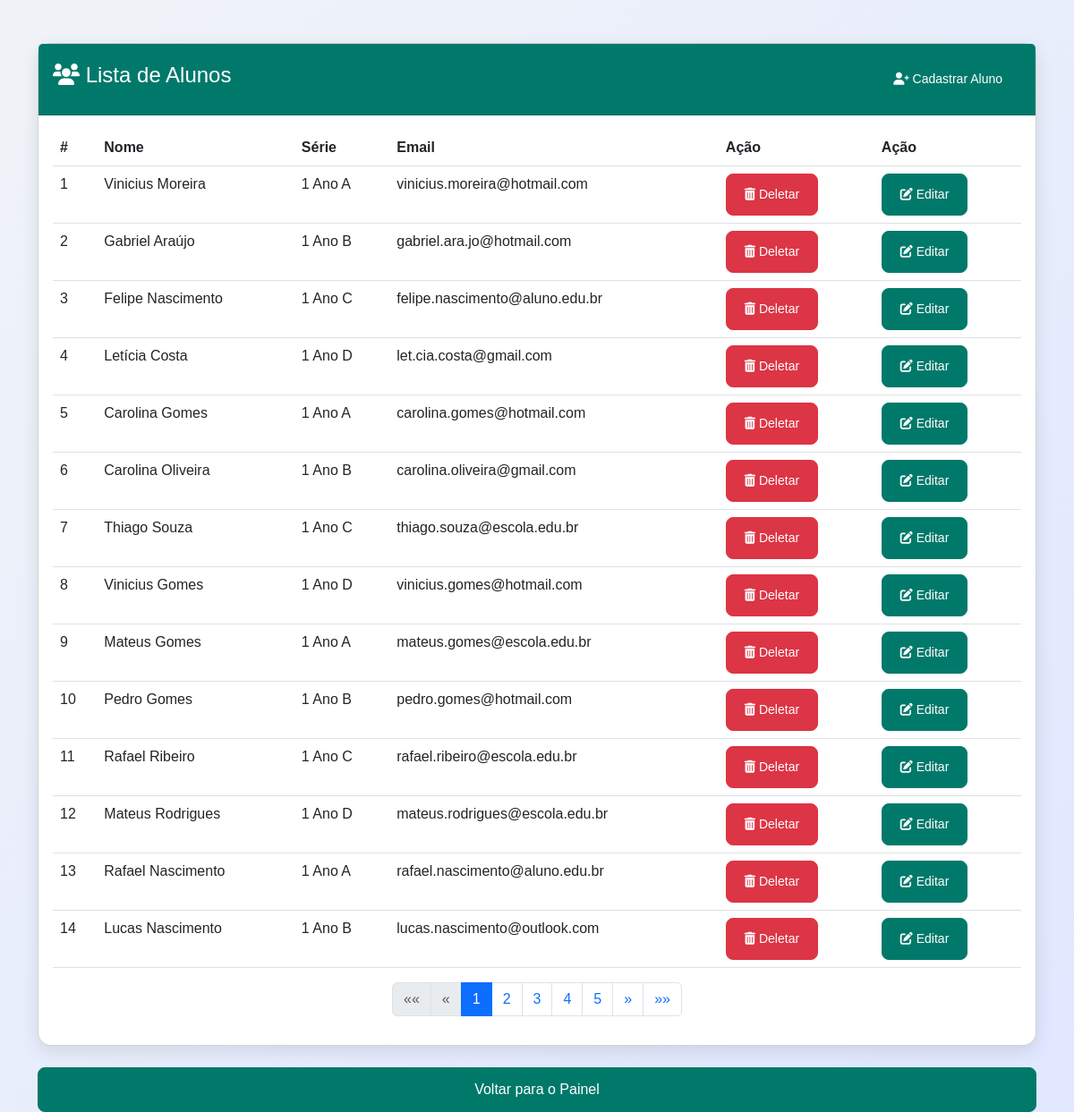
Screenshot of /frontend/lista_alunos.php (signed in) with the database file from the repository.
### tables this page shows
CREATE TABLE `alunos` (
  `id` int(11) NOT NULL,
  `nome` varchar(255) NOT NULL,
  `serie` varchar(50) NOT NULL,
  `email` varchar(255) NOT NULL,
  `professor_id` int(11) NOT NULL
);

### backend/lista_alunos.php (called while the page is built, shortened)
<?php
require '../config.php';
$por_pagina = 14;
$pagina = isset($_GET['pagina']) ? (int)$_GET['pagina'] : 1;
$inicio = ($pagina - 1) * $por_pagina;
$total_resultados = $conn->query("SELECT COUNT(*) as total FROM alunos")->fetch_assoc()['total'];
$total_paginas = ceil($total_resultados / $por_pagina);
$result = $conn->query("SELECT id, nome, serie, email FROM alunos LIMIT $inicio, $por_pagina");

### frontend/lista_alunos.php (the view, shortened to what this page needs)
<?php
include('../backend/lista_alunos.php');
?>
<!DOCTYPE html>
<html lang="pt">
<head>
    <link href="https://cdn.jsdelivr.net/npm/bootstrap@5.3.0/dist/css/bootstrap.min.css" rel="stylesheet">
    <link href="https://cdnjs.cloudflare.com/ajax/libs/font-awesome/6.0.0-beta3/css/all.min.css" rel="stylesheet">
    <link rel="stylesheet" href="./assets/css/lista_alunos.css">
</head>
<body>
    <div class="container mt-5">
        <div class="card">
            <div class="card-header">
                <div class="d-flex justify-content-between align-items-center">
                    <h4><i class="fas fa-users"></i> Lista de Alunos</h4>
                    <a href="cadastro_aluno.php" class="btn btn-primary btn-sm">
                        <i class="fas fa-user-plus"></i> Cadastrar Aluno
                    </a>
                </div>
            </div>
            <div class="card-body">
                <?php
                if ($result->num_rows > 0) {
                    echo "<table class='table table-hover'>
                            <thead>
                                <tr>
                                    <th>#</th>
                                    <th>Nome</th>
                                    <th>Série</th>
                                    <th>Email</th>
                                    <th>Ação</th>
                                    <th>Ação</th>
                                </tr>
                            </thead>
                            <tbody>";
                    while ($row = $result->fetch_assoc()) {
                        echo "<tr>
                            <td>" . $row['id'] . "</td>
                            <td>" . $row['nome'] . "</td>
                            <td>" . $row['serie'] . "</td>
                            <td>" . $row['email'] . "</td>
                            <td>
                                <a href='?deletar=" . $row['id'] . "' class='btn btn-danger btn-sm'>
                                    <i class='fas fa-trash-alt'></i> Deletar
                                </a>
                            </td>
                            <td>
                                <a href='editar_aluno.php?id=" . $row['id'] . "' class='btn btn-primary btn-sm'>
                                    <i class='fas fa-edit'></i> Editar
                                </a>
                            </td>
                        </tr>";
                    }
                    echo "</tbody></table>";
                } else {
                    echo "<p>Nenhum aluno cadastrado.</p>";
                } ?>
                <div style="width: 100%;">
                    <?php
                    $limite_links = 5;
                    $inicio_loop = max(1, $pagina - floor($limite_links / 2));
                    $fim_loop = min($total_paginas, $inicio_loop + $limite_links - 1);
                    echo "<nav aria-label='Page navigation'>";
                    echo "<ul class='pagination justify-content-center'>";
                    $disabled = ($pagina == 1) ? 'disabled' : '';
                    echo "<li class='page-item $disabled'><a class='page-link' href='?pagina=1'>&laquo;&laquo;</a></li>";
                    $prev = max(1, $pagina - 1);
                    $disabled = ($pagina == 1) ? 'disabled' : '';
                    echo "<li class='page-item $disabled'><a class='page-link' href='?pagina=$prev'>&laquo;</a></li>";
                    for ($i = $inicio_loop; $i <= $fim_loop; $i++) {
                        $ativo = ($i == $pagina) ? 'active' : '';
                        echo "<li class='page-item $ativo'><a class='page-link' href='?pagina=$i'>$i</a></li>";
                    }
                    $next = min($total_paginas, $pagina + 1);
                    $disabled = ($pagina == $total_paginas) ? 'disabled' : '';
                    echo "<li class='page-item $disabled'><a class='page-link' href='?pagina=$next'>&raquo;</a></li>";
                    $disabled = ($pagina == $total_paginas) ? 'disabled' : '';
                    echo "<li class='page-item $disabled'><a class='page-link' href='?pagina=$total_paginas'>&raquo;&raquo;</a></li>";
                    echo "</ul>";
                    echo "</nav>";
                    ?>
                </div>
            </div>
        </div>
        <br>
        <a href="dashboard.php" class="btn btn-primary w-100" id="voltaDashboardId">Voltar para o Painel</a>
        <br>
    </div>
</body>
</html>

### frontend/assets/css/lista_alunos.css (style rules this page uses)
body { background: linear-gradient(135deg, #f0f4f8, #e0e7ff); font-family: 'Arial', sans-serif; color: #212121; }
.container { margin-top: 40px; }
.card { border-radius: 15px; box-shadow: 0px 6px 20px rgba(0, 0, 0, 0.1); }
.card-header { background-color: #00796b; color: white; border-radius: 15px 15px 0 0; padding: 1rem; }
.btn-primary { background-color: #00796b; border-color: #00796b; padding: 12px 20px; border-radius: 8px; transition: all 0.3s ease; }
.btn-danger { background-color: #dc3545; border-color: #dc3545; padding: 12px 20px; border-radius: 8px; transition: all 0.3s ease; }

### rows the page displays
alunos: id "1", nome "Vinicius Moreira", serie "1 Ano A", email "vinicius.moreira@hotmail.com"
alunos: id "2", nome "Gabriel Araújo", serie "1 Ano B", email "gabriel.ara.jo@hotmail.com"
alunos: id "3", nome "Felipe Nascimento", serie "1 Ano C", email "felipe.nascimento@aluno.edu.br"
alunos: id "4", nome "Letícia Costa", serie "1 Ano D", email "let.cia.costa@gmail.com"
alunos: id "5", nome "Carolina Gomes", serie "1 Ano A", email "carolina.gomes@hotmail.com"
alunos: id "6", nome "Carolina Oliveira", serie "1 Ano B", email "carolina.oliveira@gmail.com"
alunos: id "7", nome "Thiago Souza", serie "1 Ano C", email "thiago.souza@escola.edu.br"
alunos: id "8", nome "Vinicius Gomes", serie "1 Ano D", email "vinicius.gomes@hotmail.com"
alunos: id "9", nome "Mateus Gomes", serie "1 Ano A", email "mateus.gomes@escola.edu.br"
alunos: id "10", nome "Pedro Gomes", serie "1 Ano B", email "pedro.gomes@hotmail.com"
alunos: id "11", nome "Rafael Ribeiro", serie "1 Ano C", email "rafael.ribeiro@escola.edu.br"
alunos: id "12", nome "Mateus Rodrigues", serie "1 Ano D", email "mateus.rodrigues@escola.edu.br"
alunos: id "13", nome "Rafael Nascimento", serie "1 Ano A", email "rafael.nascimento@aluno.edu.br"
alunos: id "14", nome "Lucas Nascimento", serie "1 Ano B", email "lucas.nascimento@outlook.com"
